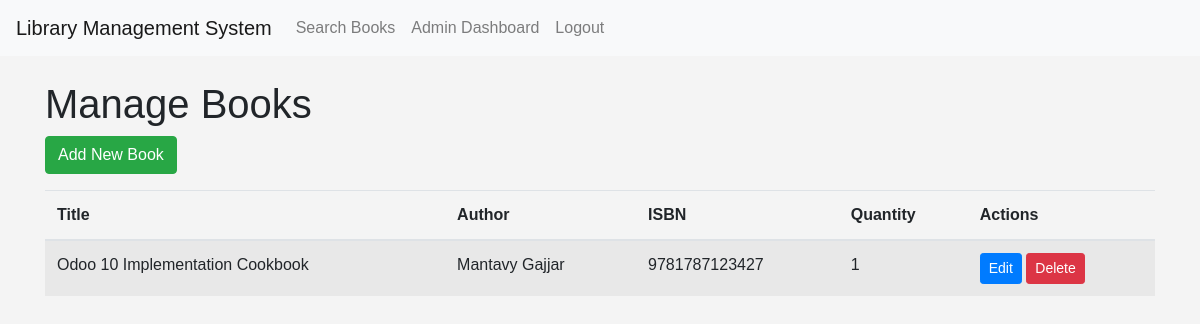
Page /admin/books (signed in) on the committed database.
### app/models.py (models this page shows)
class Book(db.Model):
    __tablename__ = 'book'
    id = db.Column(db.Integer, primary_key=True)
    isbn = db.Column(db.String(13), unique=True, nullable=False)
    title = db.Column(db.String(100), nullable=False)
    author = db.Column(db.String(100), nullable=False)
    publisher = db.Column(db.String(100))
    year = db.Column(db.Integer)
    genre = db.Column(db.String(50))
    quantity = db.Column(db.Integer, default=1,nullable=False)
    borrowed_copies = db.relationship('BorrowedBook', backref='book', lazy=True)

### app/admin/routes.py (the view)
@admin.route("/admin/books")
@login_required
@librarian_required
def manage_books():
    books = Book.query.all()
    return render_template('admin/manage_books.html', title='Manage Books', books=books)

### app/models.py (called while the page is built)
@login_manager.user_loader
def load_user(user_id):
    return User.query.get(int(user_id))

### app/utils.py (called while the page is built)
def librarian_required(f):
    @wraps(f)
    def decorated_function(*args, **kwargs):
        if not current_user.is_authenticated or current_user.role not in ['admin', 'librarian']:
            abort(403)
        return f(*args, **kwargs)
    return decorated_function

### app/templates/admin/manage_books.html (shortened to what this page needs)
{% extends "base.html" %}
{% block content %}
<h1>Manage Books</h1>
<a href="{{ url_for('books.add_book') }}" class="btn btn-success mb-3">Add New Book</a>
<table class="table table-striped">
    <thead>
        <tr>
            <th>Title</th>
            <th>Author</th>
            <th>ISBN</th>
            <th>Quantity</th>
            <th>Actions</th>
        </tr>
    </thead>
    <tbody>
        {% for book in books %}
        <tr>
            <td>{{ book.title }}</td>
            <td>{{ book.author }}</td>
            <td>{{ book.isbn }}</td>
            <td>{{ book.quantity }}</td>
            <td>
                <a href="#" class="btn btn-sm btn-primary">Edit</a>
                <a href="#" class="btn btn-sm btn-danger">Delete</a>
            </td>
        </tr>
        {% endfor %}
    </tbody>
</table>
{% endblock %}

### app/static/css/main.css (style rules this page uses)
body { font-family: Arial, sans-serif; background-color: #f4f4f4; }
.btn-primary { background-color: #007bff; border-color: #007bff; }

### rows in the picture
Book: title "Odoo 10 Implementation Cookbook", author "Mantavy Gajjar", isbn "9781787123427", quantity "1"
